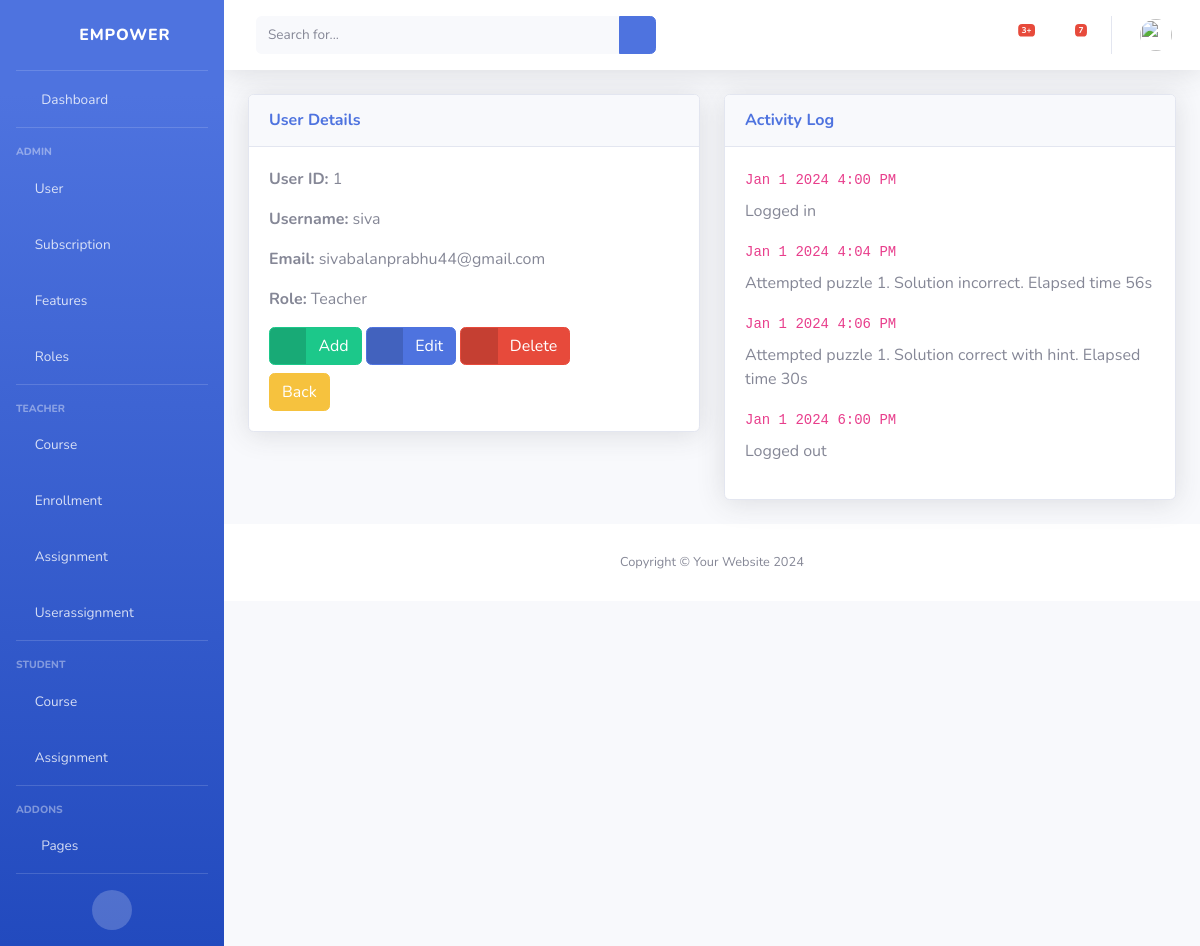
Page /user/1/ (signed in) on the committed database.
### classRoom/models.py (models this page shows)
class User(models.Model):
    user = models.OneToOneField(AuthUser, on_delete=models.CASCADE)
    role = models.ForeignKey(Role, on_delete=models.CASCADE)

class Role(models.Model):
    id = models.AutoField(primary_key=True)
    role_name = models.CharField(max_length=255)

### classRoom/views.py (the view)
# urls.py: path('user/<int:user_id>/',view_user, name="view_user"),
@login_required
def view_user(request, user_id):
    user = get_object_or_404(User, id=user_id)
    return render(request, 'users/view_user.html', {'user': user})

### classRoom/templates/users/view_user.html (shortened to what this page needs)
{% extends 'base.html' %}
{% block content %}
<div class="row">
    <div class="col-lg-6">
        <div class="card shadow mb-4">
            <div class="card-header py-3">
                <h6 class="m-0 font-weight-bold text-primary">User Details</h6>
            </div>
            <div class="card-body">
                <p class="card-text"><b>User ID:</b> {{ user.id }}</p>
                <p class="card-text"><b>Username:</b> {{ user.user.username }}</p>
                <p class="card-text"><b>Email:</b> {{ user.user.email }}</p>
                <p class="card-text"><b>Role:</b> {{ user.role.role_name|title }}</p>
                <a href="/user/add/" class="btn btn-success btn-icon-split">
                    <span class="icon text-white-50">
                        <i class="fas fa-check"></i>
                    </span>
                    <span class="text">Add</span>
                </a>
                <a href="/user/{{ user.id }}/edit/" class="btn btn-primary btn-icon-split">
                    <span class="icon text-white-50">
                        <i class="fas fa-flag"></i>
                    </span>
                    <span class="text">Edit</span>
                </a>
                <a href="/user/{{ user.id }}/delete/" class="btn btn-danger btn-icon-split">
                    <span class="icon text-white-50">
                        <i class="fas fa-trash"></i>
                    </span>
                    <span class="text">Delete</span>
                </a>
                <a href="/users/" class="btn btn-warning btn-icon-split">
                    <span class="text">Back</span>
                </a>
            </div>
        </div>
    </div>
    <div class="col-lg-6">
        <div class="card shadow mb-4">
            <div class="card-header py-3">
                <h6 class="m-0 font-weight-bold text-primary">Activity Log</h6>
            </div>
            <div class="card-body">
                <div class="mb-2">
                    <code>Jan 1 2024 4:00 PM</code>
                </div>
                <p>Logged in</p>
                <div class="mb-2">
                    <code>Jan 1 2024 4:04 PM</code>
                </div>
                <p>Attempted puzzle 1. Solution incorrect. Elapsed time 56s</p>
                <div class="mb-2">
                    <code>Jan 1 2024 4:06 PM</code>
                </div>
                <p>Attempted puzzle 1. Solution correct with hint. Elapsed time 30s</p>
                <div class="mb-2">
                    <code>Jan 1 2024 6:00 PM</code>
                </div>
                <p>Logged out</p>
            </div>
        </div>
</div>
</div>
{% endblock %}

### rows in the picture
User: id "1", user.username "siva", user.email "sivabalanprabhu44@gmail.com", role.role_name "Teacher"
